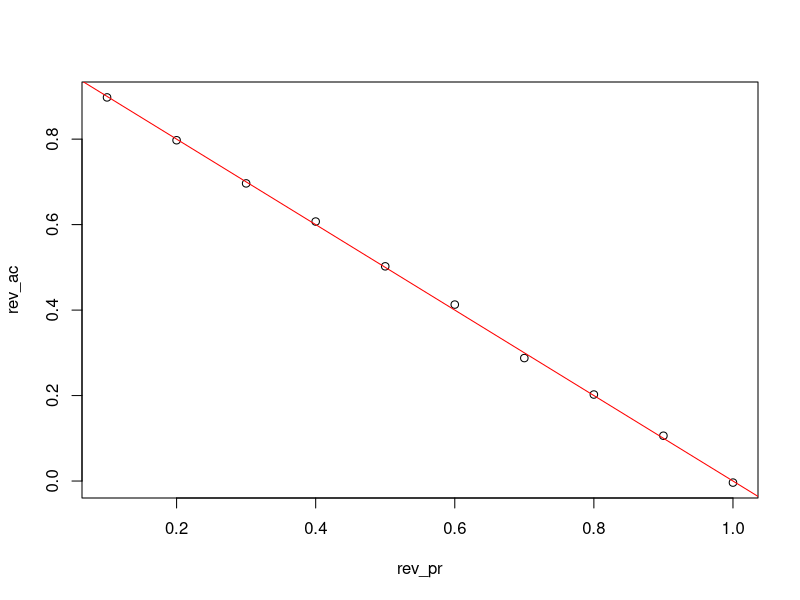
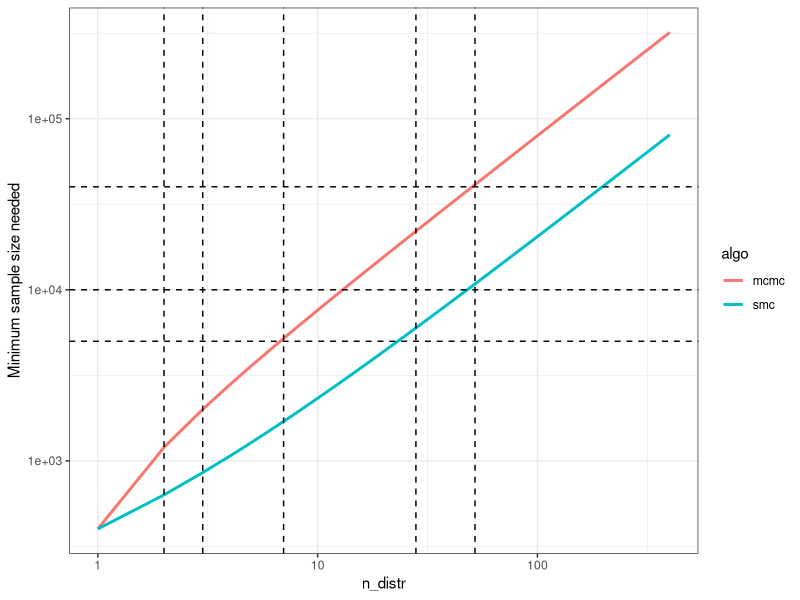
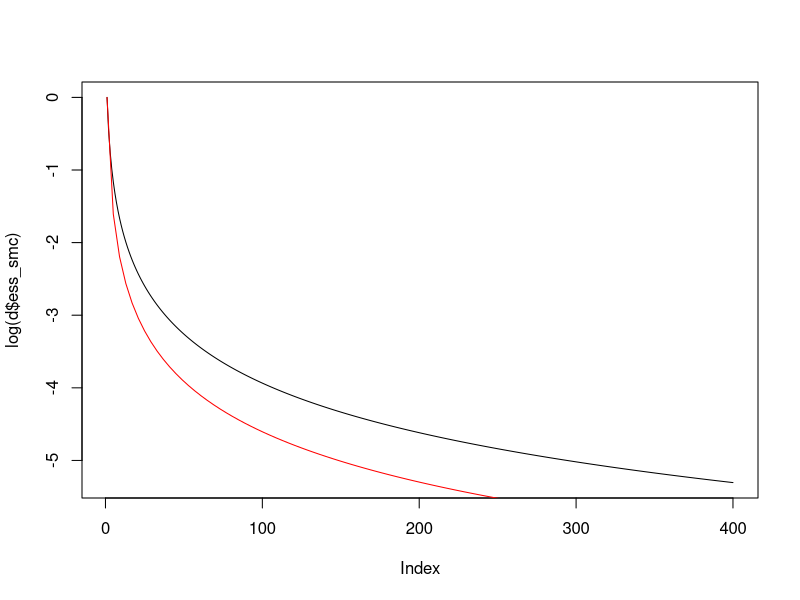

R code for these plots, in order:
library(purrr)
library(tidyr)
library(dplyr)
library(ggplot2)

# MCMC: how does # dists -> autocorrelation -> samp size
ess_mcmc = Vectorize(\(rho) 1 / (2 / (1 - rho) - 1))

cor_mcmc = function(revisit = 1.0, N = 100, alpha = 10, beta = 1) {
    # pr(visit the district with max order stat)
    ac = list(
        lengths = 1 + rgeom(N, revisit),
        values =  rbeta(N, alpha, beta)
    ) |>
        inverse.rle() |>
        acf(lag.max = 1, plot = FALSE)
    ac$acf[2]
}

# cor really is just 1 - rev_pr
rev_pr = seq(0.1, 1.0, 0.1)
rev_ac = map_dbl(rev_pr, ~ cor_mcmc(., 1e4, alpha = 2, beta = 1))
plot(rev_pr, rev_ac)
abline(a = 1, b = -1, col = 'red')


# SMC: how does # dists -> # ancestors (proxy for ess)
esss_smc = function(n) {
    b = numeric(n)
    b[1] = 1
    for (i in seq(2, n)) {
        b[i] = 1 - exp(-b[i - 1])
    }
    b
}


n_max = 400
d = tibble(
    n_distr = seq_len(n_max),
    ess_mcmc = ess_mcmc(1 - 1 / seq_len(n_max)),
    ess_smc = esss_smc(n_max)
)

d |>
    pivot_longer(-n_distr, names_prefix = "ess_", names_to = "algo", values_to = "ess") |>
    mutate(min_s = 400 / ess) |>
    ggplot(aes(n_distr, min_s, color = algo)) +
    geom_line(linewidth = 1.0) +
    geom_hline(yintercept = 5000, lty = "dashed") +
    geom_hline(yintercept = 10000, lty = "dashed") +
    geom_hline(yintercept = 40000, lty = "dashed") +
    geom_vline(xintercept = 2, lty = "dashed") +
    geom_vline(xintercept = 3, lty = "dashed") +
    geom_vline(xintercept = 7, lty = "dashed") +
    geom_vline(xintercept = 28, lty = "dashed") +
    geom_vline(xintercept = 52, lty = "dashed") +
    scale_x_log10() +
    scale_y_log10("Minimum sample size needed") +
    theme_bw()

plot(log(d$ess_smc), type = 'l')
curve(log(1 / x), add = T, from = 1, to = 400, col = 'red')
